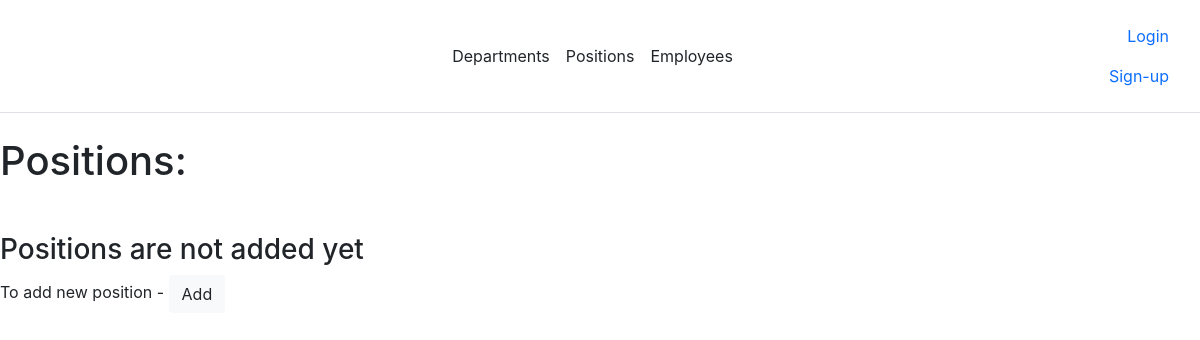
Page /positions_list/ (signed in) on the earlier database version.
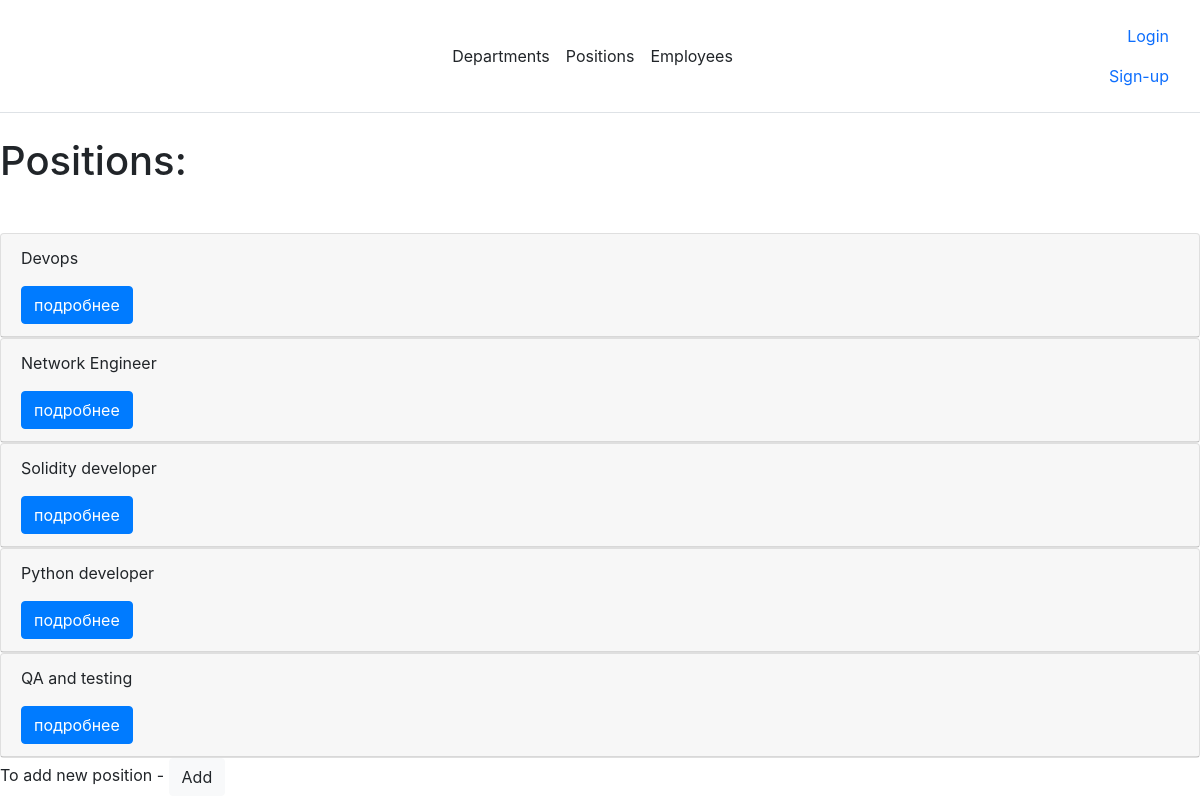
Same page on the later database version.
### staff/models.py (models this page shows, shortened)
class Position(models.Model):
    title = models.CharField(max_length=50, unique=True)
    slug = models.SlugField(max_length=150, blank=True, unique=True)
    def get_absolute_url(self):
        return reverse('position_detail_url', kwargs={'slug': self.slug})

### staff/views.py (the view)
# urls.py: path('positions_list/', PositionsList.as_view(), name='positions_list_url'),
class PositionsList(LoginRequiredMixin, ObjectListMixin, View):
    model = Position
    template = 'staff/list/positions_list.html'
    raise_exception = True

### staff/utils.py (called while the page is built)
    def get(self, request):
        objects = self.model.objects.all()
        return render(request, self.template, context={'objects': objects})

### staff/templates/staff/list/positions_list.html (shortened to what this page needs)
{% extends 'staff/base.html' %}
{% block content %}
<h1 class="mb-5">Positions:</h1>
{% if objects %}
    {% for obj in objects %}
         {% include 'staff/list/includes/position_card_template.html' %}
    {% endfor %}
{% else %}
    <div>
         <h3>Positions are not added yet</h3>
    </div>
{% endif %}
    <div>
        To add new position - <a href="{% url 'position_create_url' %}" class="btn btn-light edit">Add</a>
    </div>
{% endblock %}

### staff/templates/staff/base.html (shortened to what this page needs)
<!DOCTYPE html>
<html lang="en">
<head>
</head>
<body>
    <link href="https://cdn.jsdelivr.net/npm/bootstrap@5.1.3/dist/css/bootstrap.min.css" rel="stylesheet">
    <link rel="stylesheet" href="https://stackpath.bootstrapcdn.com/bootstrap/4.1.3/css/bootstrap.min.css">
    <header class="d-flex flex-wrap align-items-center justify-content-center justify-content-md-between py-3 mb-4 border-bottom">
      <a href="/" class="d-flex align-items-center col-md-3 mb-2 mb-md-0 text-dark text-decoration-none">
        <svg class="bi me-2" width="40" height="32" role="img" aria-label="Bootstrap"><use xlink:href="#bootstrap"></use></svg>
      </a>
     {% if request.user.is_authenticated %}
      <ul class="nav col-12 col-md-auto mb-2 justify-content-center mb-md-0">
        <li><a class="nav-link px-2 link-dark" href="{% url 'departments_list_url' %}">Departments</a></li>
        <li><a class="nav-link px-2 link-dark" href="{% url 'positions_list_url' %}" >Positions</a></li>
        <li><a class="nav-link px-2 link-dark" href="{% url 'employees_list_url' %}">Employees</a></li>
      </ul>
     {% endif %}
      <div class="col-md-3 text-end">
        <a class="nav-link active" href="{% url 'login_url' %}">Login</a>
        <a class="nav-link active" href="{% url 'register_url' %}">Sign-up</a>
      </div>
    </header>
{% block content %}{% endblock %}
</body>
</html>

### staff/templates/staff/list/includes/position_card_template.html (shortened to what this page needs)
<div class="card md-4">
    <div class="card-header">
        <p>{{ obj.title }}</p>
        <a href="{{ obj.get_absolute_url }}" class="btn btn-primary">подробнее</a>
    </div>
    </div>

Differences in the rows shown:
added Position: title "Devops"
added Position: title "Network Engineer"
added Position: title "Solidity developer"
added Position: title "Python developer"
added Position: title "QA and testing"
Other differences:
text no longer shown: "Positions are not added yet"
